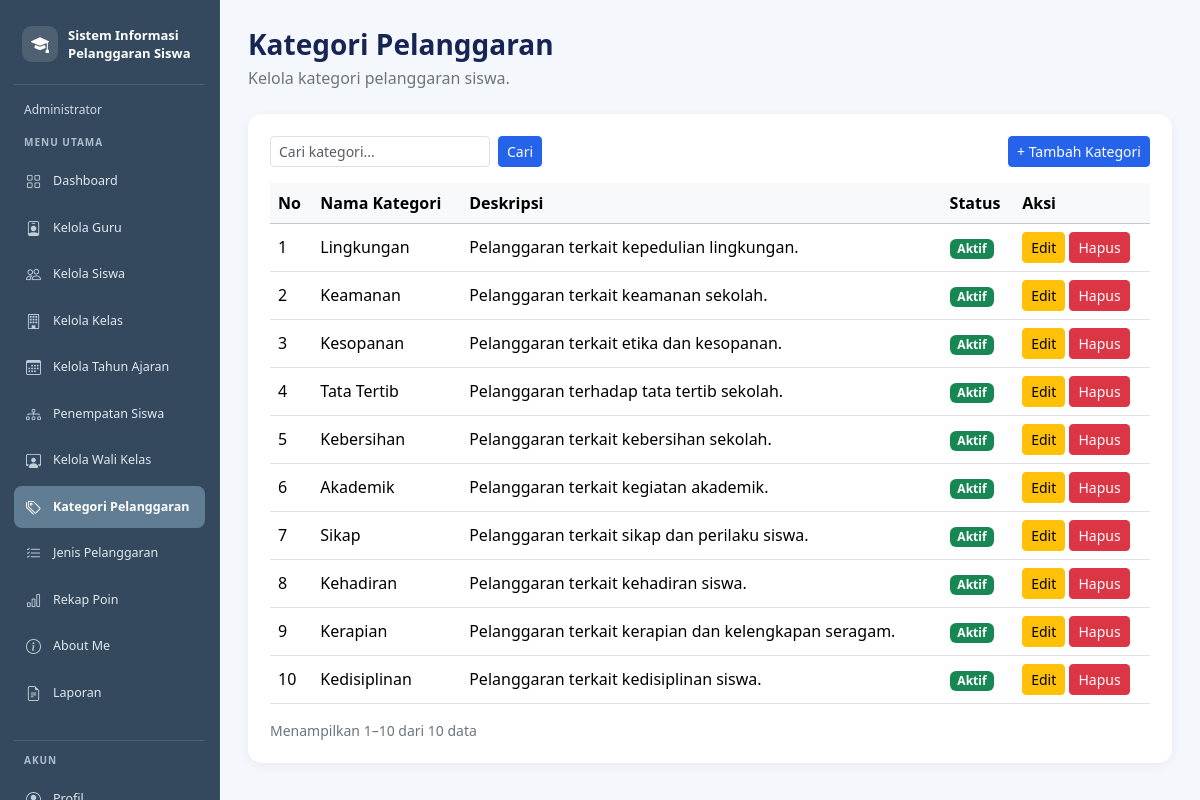
Screenshot of /kategori_pelanggaran.php (signed in) with the database file from the repository.
### tables this page shows
CREATE TABLE `t_pelanggaran_kategori` (
  `id` int(11) NOT NULL,
  `nama` varchar(100) NOT NULL,
  `deskripsi` text NOT NULL,
  `status_aktif` tinyint(1) NOT NULL,
  `created_at` timestamp NOT NULL DEFAULT current_timestamp(),
  `updated_at` timestamp NOT NULL DEFAULT current_timestamp()
);

### kategori_pelanggaran.php (the view, shortened to what this page needs)
<?php
include "config/koneksi.php";
$cari = trim($_GET['cari'] ?? '');
$batas = 10;
$halaman = max(1, (int)($_GET['halaman'] ?? 1));
$kata = "%$cari%";
$sqlJumlah = "SELECT COUNT(*) AS total
              FROM t_pelanggaran_kategori
              WHERE nama LIKE ?";
$stmtJumlah = mysqli_prepare($koneksi, $sqlJumlah);
mysqli_stmt_bind_param($stmtJumlah, "s", $kata);
mysqli_stmt_execute($stmtJumlah);
$hasilJumlah = mysqli_stmt_get_result($stmtJumlah);
$totalData = mysqli_fetch_assoc($hasilJumlah)['total'];
$totalHalaman = max(1, ceil($totalData / $batas));
$halaman = min($halaman, $totalHalaman);
$offset = ($halaman - 1) * $batas;
$sql = "SELECT * FROM t_pelanggaran_kategori
        WHERE nama LIKE ?
        ORDER BY id DESC
        LIMIT ? OFFSET ?";
$stmt = mysqli_prepare($koneksi, $sql);
mysqli_stmt_bind_param($stmt, "sii", $kata, $batas, $offset);
mysqli_stmt_execute($stmt);
$dataKategori = mysqli_stmt_get_result($stmt);
?>
<!DOCTYPE html>
<html lang="id">
<head>
    <link href="https://cdn.jsdelivr.net/npm/bootstrap@5.3.8/dist/css/bootstrap.min.css" rel="stylesheet">
</head>
<body>
<?php include "includes/sidebar.php"; ?>
<main class="konten">
    <h3 class="fw-bold mb-1">Kategori Pelanggaran</h3>
    <p class="text-secondary mb-4">Kelola kategori pelanggaran siswa.</p>
    <div class="kartu">
        <div class="d-flex flex-wrap justify-content-between align-items-center gap-2 mb-3">
            <form method="GET" class="d-flex gap-2">
                <input
                    type="text"
                    name="cari"
                    class="form-control form-control-sm"
                    placeholder="Cari kategori..."
                    value="<?= htmlspecialchars($cari) ?>"
                >
                <button type="submit" class="btn btn-primary btn-sm">
                    Cari
                </button>
            </form>
            <a href="tambah_kategori_pelanggaran.php"
               class="btn btn-primary btn-sm">
                + Tambah Kategori
            </a>
        </div>
        <div class="table-responsive">
            <table class="table table-hover align-middle">
                <thead class="table-light">
                    <tr>
                        <th>No</th>
                        <th>Nama Kategori</th>
                        <th>Deskripsi</th>
                        <th>Status</th>
                        <th style="min-width: 125px;">Aksi</th>
                    </tr>
                </thead>
                <tbody>
                    <?php if (mysqli_num_rows($dataKategori) > 0): ?>
                        <?php $no = $offset + 1; ?>
                        <?php while ($row = mysqli_fetch_assoc($dataKategori)): ?>
                            <tr>
                                <td><?= $no++ ?></td>
                                <td><?= htmlspecialchars($row['nama']) ?></td>
                                <td><?= htmlspecialchars($row['deskripsi']) ?></td>
                                <td>
                                    <?php if ($row['status_aktif'] == 1): ?>
                                        <span class="badge bg-success">Aktif</span>
                                    <?php else: ?>
                                        <span class="badge bg-secondary">Tidak Aktif</span>
                                    <?php endif; ?>
                                </td>
                                <td>
                                    <a href="edit_kategori_pelanggaran.php?id=<?= $row['id'] ?>"
                                       class="btn btn-sm btn-warning">
                                        Edit
                                    </a>
                                    <form action="hapus_kategori_pelanggaran.php"
                                          method="POST"
                                          class="d-inline"
                                          onsubmit="return confirm('Yakin ingin menghapus kategori ini?')">
                                        <button type="submit"
                                                class="btn btn-sm btn-danger">
                                            Hapus
                                        </button>
                                    </form>
                                </td>
                            </tr>
                        <?php endwhile; ?>
                    <?php endif; ?>
                </tbody>
            </table>
        </div>
        <?php if ($totalData > 0): ?>
            <div class="d-flex flex-wrap justify-content-between align-items-center gap-2">
                <small class="text-secondary">
                    Menampilkan <?= $offset + 1 ?>–<?= min($offset + $batas, $totalData) ?>
                    dari <?= $totalData ?> data
                </small>
            </div>
        <?php endif; ?>
    </div>
</main>
</body>
</html>

### kategori_pelanggaran.php (style rules this page uses)
body { margin: 0; background: #f4f7fc; color: #172554; }
.konten { margin-left: 220px; padding: 28px; }
.kartu { background: white; padding: 22px; border-radius: 14px; box-shadow: 0 3px 12px rgba(15, 35, 75, 0.05); }
.btn-primary { background: #2563eb; border-color: #2563eb; }

### rows the page displays
t_pelanggaran_kategori: nama "Lingkungan", deskripsi "Pelanggaran terkait kepedulian lingkungan.", status_aktif "Aktif"
t_pelanggaran_kategori: nama "Keamanan", deskripsi "Pelanggaran terkait keamanan sekolah.", status_aktif "Aktif"
t_pelanggaran_kategori: nama "Kesopanan", deskripsi "Pelanggaran terkait etika dan kesopanan.", status_aktif "Aktif"
t_pelanggaran_kategori: nama "Tata Tertib", deskripsi "Pelanggaran terhadap tata tertib sekolah.", status_aktif "Aktif"
t_pelanggaran_kategori: nama "Kebersihan", deskripsi "Pelanggaran terkait kebersihan sekolah.", status_aktif "Aktif"
t_pelanggaran_kategori: nama "Akademik", deskripsi "Pelanggaran terkait kegiatan akademik.", status_aktif "Aktif"
t_pelanggaran_kategori: nama "Sikap", deskripsi "Pelanggaran terkait sikap dan perilaku siswa.", status_aktif "Aktif"
t_pelanggaran_kategori: nama "Kehadiran", deskripsi "Pelanggaran terkait kehadiran siswa.", status_aktif "Aktif"
t_pelanggaran_kategori: nama "Kerapian", deskripsi "Pelanggaran terkait kerapian dan kelengkapan seragam.", status_aktif "Aktif"
t_pelanggaran_kategori: nama "Kedisiplinan", deskripsi "Pelanggaran terkait kedisiplinan siswa.", status_aktif "Aktif"

### other values shown
$labelRole "Administrator"
$menu[0] "Dashboard"
$menu[0] "Kelola Guru"
$menu[0] "Kelola Siswa"
$menu[0] "Kelola Kelas"
$menu[0] "Kelola Tahun Ajaran"
$menu[0] "Penempatan Siswa"
$menu[0] "Kelola Wali Kelas"
$menu[0] "Kategori Pelanggaran"
$menu[0] "Jenis Pelanggaran"
$menu[0] "Rekap Poin"
$menu[0] "About Me"
$menu[0] "Laporan"
$offset + 1 "1"
min($offset + $batas, $totalData) "10"
